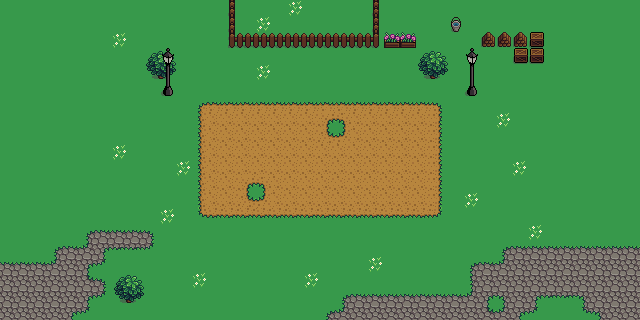

The image is a tile-based game level rendered from a .tmx file. Its description and complete source (layers, tilesets, objects, tile grids) follow:
An orthogonal 40x20 tile map with 16x16 px tiles, 3 tile layers (Ground, Mid, Top).

<map version="1.10" tiledversion="1.11.1-99-gec89c545" orientation="orthogonal" renderorder="right-down" width="40" height="20" tilewidth="16" tileheight="16" infinite="0" nextlayerid="4" nextobjectid="1">
 <editorsettings>
  <export target="FightSceneMap" format="csv" />
 </editorsettings>
 <tileset firstgid="1" source="MikaTilePatrones.tsx" />
 <layer id="1" name="Ground" width="40" height="20">
  <data encoding="csv">
24,24,24,24,24,24,24,24,24,24,24,24,24,24,24,24,24,24,25,24,24,24,24,24,24,24,24,24,24,24,24,24,24,24,24,24,24,24,24,24,
24,24,24,24,24,24,24,24,24,24,24,24,24,24,24,24,25,24,24,24,24,24,24,24,24,24,24,24,24,24,24,24,24,24,24,24,24,24,24,24,
24,24,24,24,24,24,24,25,24,24,24,24,24,24,24,24,24,24,24,24,24,24,24,24,24,24,24,24,24,24,24,24,24,24,24,24,24,24,24,24,
24,24,24,24,24,24,24,24,24,24,24,24,24,24,24,24,24,24,24,24,24,24,24,24,24,24,24,24,24,24,24,24,24,24,24,24,24,24,24,24,
24,24,24,24,24,24,24,24,24,24,24,24,24,24,24,24,25,24,24,24,24,24,24,24,24,24,24,24,24,24,24,24,24,24,24,24,24,24,24,24,
24,24,24,24,24,24,24,24,24,24,24,24,24,24,24,24,24,24,24,24,24,24,24,24,24,24,24,24,24,24,24,24,24,24,24,24,24,24,24,24,
24,24,24,24,24,24,24,24,24,24,24,24,1,2,2,2,2,2,2,2,2,2,2,2,2,2,2,3,24,24,24,24,24,24,24,24,24,24,24,24,
24,24,24,24,24,24,24,24,24,24,24,24,11,12,12,12,12,12,12,12,4,5,12,12,12,12,12,13,24,24,24,25,24,24,24,24,24,24,24,24,
24,24,24,24,24,24,24,24,24,24,24,24,11,12,12,12,12,12,12,12,14,15,12,12,12,12,12,13,24,24,24,24,24,24,24,24,24,24,24,24,
24,24,24,24,24,24,24,25,24,24,24,24,11,12,12,12,12,12,12,12,12,12,12,12,12,12,12,13,24,24,24,24,24,24,24,24,24,24,24,24,
24,24,24,24,24,24,24,24,24,24,24,25,11,12,12,12,12,12,12,12,12,12,12,12,12,12,12,13,24,24,24,24,25,24,24,24,24,24,24,24,
24,24,24,24,24,24,24,24,24,24,24,24,11,12,12,4,5,12,12,12,12,12,12,12,12,12,12,13,24,24,24,24,24,24,24,24,24,24,24,24,
24,24,24,24,24,24,24,24,24,24,24,24,11,12,12,14,15,12,12,12,12,12,12,12,12,12,12,13,24,25,24,24,24,24,24,24,24,24,24,24,
24,24,24,24,24,24,24,24,24,24,25,24,21,22,22,22,22,22,22,22,22,22,22,22,22,22,22,23,24,24,24,24,24,24,24,24,24,24,24,24,
24,24,24,24,24,6,7,7,7,8,24,24,24,24,24,24,24,24,24,24,24,24,24,24,24,24,24,24,24,24,24,24,24,25,24,24,24,24,24,24,
24,24,24,6,7,20,9,27,27,28,24,24,24,24,24,24,24,24,24,24,24,24,24,24,24,24,24,24,24,24,24,6,7,7,7,7,7,7,7,7,
7,7,7,20,17,9,28,24,24,24,24,24,24,24,24,24,24,24,24,24,24,24,24,25,24,24,24,24,24,6,7,20,17,17,17,17,17,17,17,17,
17,17,17,17,17,19,8,24,24,24,24,24,25,24,24,24,24,24,24,25,24,24,24,24,24,24,24,24,24,16,17,17,17,17,17,17,17,17,17,17,
17,17,17,17,17,9,28,24,24,24,24,24,24,24,24,24,24,24,24,24,24,6,7,7,7,7,7,7,7,20,9,10,17,9,27,27,10,17,17,17,
17,17,17,17,9,28,24,24,24,24,24,24,24,24,24,24,24,24,24,24,6,20,17,17,17,17,17,17,17,17,19,20,9,28,24,24,26,10,17,17
</data>
 </layer>
 <layer id="2" name="Mid" width="40" height="20">
  <data encoding="csv">
0,0,0,0,0,0,0,0,0,0,0,0,0,0,68,0,0,0,0,0,0,0,0,68,0,0,0,0,0,0,0,0,0,0,0,0,0,0,0,0,
0,0,0,0,0,0,0,0,0,0,0,0,0,0,68,0,0,0,0,0,0,0,0,68,0,0,0,0,70,0,0,0,0,0,0,0,0,0,0,0,
0,0,0,0,0,0,0,0,0,0,0,0,0,0,75,48,48,48,48,48,48,48,48,77,38,38,0,0,0,0,29,29,29,30,0,0,0,0,0,0,
0,0,0,0,0,0,0,0,0,35,36,0,0,0,0,0,0,0,0,0,0,0,0,0,0,0,35,36,0,0,0,0,30,30,0,0,0,0,0,0,
0,0,0,0,0,0,0,0,0,45,46,0,0,0,0,0,0,0,0,0,0,0,0,0,0,0,45,46,0,0,0,0,0,0,0,0,0,0,0,0,
0,0,0,0,0,0,0,0,0,0,0,0,0,0,0,0,0,0,0,0,0,0,0,0,0,0,0,0,0,0,0,0,0,0,0,0,0,0,0,0,
0,0,0,0,0,0,0,0,0,0,0,0,0,0,0,0,0,0,0,0,0,0,0,0,0,0,0,0,0,0,0,0,0,0,0,0,0,0,0,0,
0,0,0,0,0,0,0,0,0,0,0,0,0,0,0,0,0,0,0,0,0,0,0,0,0,0,0,0,0,0,0,0,0,0,0,0,0,0,0,0,
0,0,0,0,0,0,0,0,0,0,0,0,0,0,0,0,0,0,0,0,0,0,0,0,0,0,0,0,0,0,0,0,0,0,0,0,0,0,0,0,
0,0,0,0,0,0,0,0,0,0,0,0,0,0,0,0,0,0,0,0,0,0,0,0,0,0,0,0,0,0,0,0,0,0,0,0,0,0,0,0,
0,0,0,0,0,0,0,0,0,0,0,0,0,0,0,0,0,0,0,0,0,0,0,0,0,0,0,0,0,0,0,0,0,0,0,0,0,0,0,0,
0,0,0,0,0,0,0,0,0,0,0,0,0,0,0,0,0,0,0,0,0,0,0,0,0,0,0,0,0,0,0,0,0,0,0,0,0,0,0,0,
0,0,0,0,0,0,0,0,0,0,0,0,0,0,0,0,0,0,0,0,0,0,0,0,0,0,0,0,0,0,0,0,0,0,0,0,0,0,0,0,
0,0,0,0,0,0,0,0,0,0,0,0,0,0,0,0,0,0,0,0,0,0,0,0,0,0,0,0,0,0,0,0,0,0,0,0,0,0,0,0,
0,0,0,0,0,0,0,0,0,0,0,0,0,0,0,0,0,0,0,0,0,0,0,0,0,0,0,0,0,0,0,0,0,0,0,0,0,0,0,0,
0,0,0,0,0,0,0,0,0,0,0,0,0,0,0,0,0,0,0,0,0,0,0,0,0,0,0,0,0,0,0,0,0,0,0,0,0,0,0,0,
0,0,0,0,0,0,0,0,0,0,0,0,0,0,0,0,0,0,0,0,0,0,0,0,0,0,0,0,0,0,0,0,0,0,0,0,0,0,0,0,
0,0,0,0,0,0,0,35,36,0,0,0,0,0,0,0,0,0,0,0,0,0,0,0,0,0,0,0,0,0,0,0,0,0,0,0,0,0,0,0,
0,0,0,0,0,0,0,45,46,0,0,0,0,0,0,0,0,0,0,0,0,0,0,0,0,0,0,0,0,0,0,0,0,0,0,0,0,0,0,0,
0,0,0,0,0,0,0,0,0,0,0,0,0,0,0,0,0,0,0,0,0,0,0,0,0,0,0,0,0,0,0,0,0,0,0,0,0,0,0,0
</data>
 </layer>
 <layer id="3" name="Top" width="40" height="20">
  <data encoding="csv">
0,0,0,0,0,0,0,0,0,0,0,0,0,0,0,0,0,0,0,0,0,0,0,0,0,0,0,0,0,0,0,0,0,0,0,0,0,0,0,0,
0,0,0,0,0,0,0,0,0,0,0,0,0,0,0,0,0,0,0,0,0,0,0,0,0,0,0,0,0,0,0,0,0,0,0,0,0,0,0,0,
0,0,0,0,0,0,0,0,0,0,0,0,0,0,0,0,0,0,0,0,0,0,0,0,0,0,0,0,0,0,0,0,0,0,0,0,0,0,0,0,
0,0,0,0,0,0,0,0,0,0,59,0,0,0,0,0,0,0,0,0,0,0,0,0,0,0,0,0,0,59,0,0,0,0,0,0,0,0,0,0,
0,0,0,0,0,0,0,0,0,0,69,0,0,0,0,0,0,0,0,0,0,0,0,0,0,0,0,0,0,69,0,0,0,0,0,0,0,0,0,0,
0,0,0,0,0,0,0,0,0,0,79,0,0,0,0,0,0,0,0,0,0,0,0,0,0,0,0,0,0,79,0,0,0,0,0,0,0,0,0,0,
0,0,0,0,0,0,0,0,0,0,0,0,0,0,0,0,0,0,0,0,0,0,0,0,0,0,0,0,0,0,0,0,0,0,0,0,0,0,0,0,
0,0,0,0,0,0,0,0,0,0,0,0,0,0,0,0,0,0,0,0,0,0,0,0,0,0,0,0,0,0,0,0,0,0,0,0,0,0,0,0,
0,0,0,0,0,0,0,0,0,0,0,0,0,0,0,0,0,0,0,0,0,0,0,0,0,0,0,0,0,0,0,0,0,0,0,0,0,0,0,0,
0,0,0,0,0,0,0,0,0,0,0,0,0,0,0,0,0,0,0,0,0,0,0,0,0,0,0,0,0,0,0,0,0,0,0,0,0,0,0,0,
0,0,0,0,0,0,0,0,0,0,0,0,0,0,0,0,0,0,0,0,0,0,0,0,0,0,0,0,0,0,0,0,0,0,0,0,0,0,0,0,
0,0,0,0,0,0,0,0,0,0,0,0,0,0,0,0,0,0,0,0,0,0,0,0,0,0,0,0,0,0,0,0,0,0,0,0,0,0,0,0,
0,0,0,0,0,0,0,0,0,0,0,0,0,0,0,0,0,0,0,0,0,0,0,0,0,0,0,0,0,0,0,0,0,0,0,0,0,0,0,0,
0,0,0,0,0,0,0,0,0,0,0,0,0,0,0,0,0,0,0,0,0,0,0,0,0,0,0,0,0,0,0,0,0,0,0,0,0,0,0,0,
0,0,0,0,0,0,0,0,0,0,0,0,0,0,0,0,0,0,0,0,0,0,0,0,0,0,0,0,0,0,0,0,0,0,0,0,0,0,0,0,
0,0,0,0,0,0,0,0,0,0,0,0,0,0,0,0,0,0,0,0,0,0,0,0,0,0,0,0,0,0,0,0,0,0,0,0,0,0,0,0,
0,0,0,0,0,0,0,0,0,0,0,0,0,0,0,0,0,0,0,0,0,0,0,0,0,0,0,0,0,0,0,0,0,0,0,0,0,0,0,0,
0,0,0,0,0,0,0,0,0,0,0,0,0,0,0,0,0,0,0,0,0,0,0,0,0,0,0,0,0,0,0,0,0,0,0,0,0,0,0,0,
0,0,0,0,0,0,0,0,0,0,0,0,0,0,0,0,0,0,0,0,0,0,0,0,0,0,0,0,0,0,0,0,0,0,0,0,0,0,0,0,
0,0,0,0,0,0,0,0,0,0,0,0,0,0,0,0,0,0,0,0,0,0,0,0,0,0,0,0,0,0,0,0,0,0,0,0,0,0,0,0
</data>
 </layer>
</map>